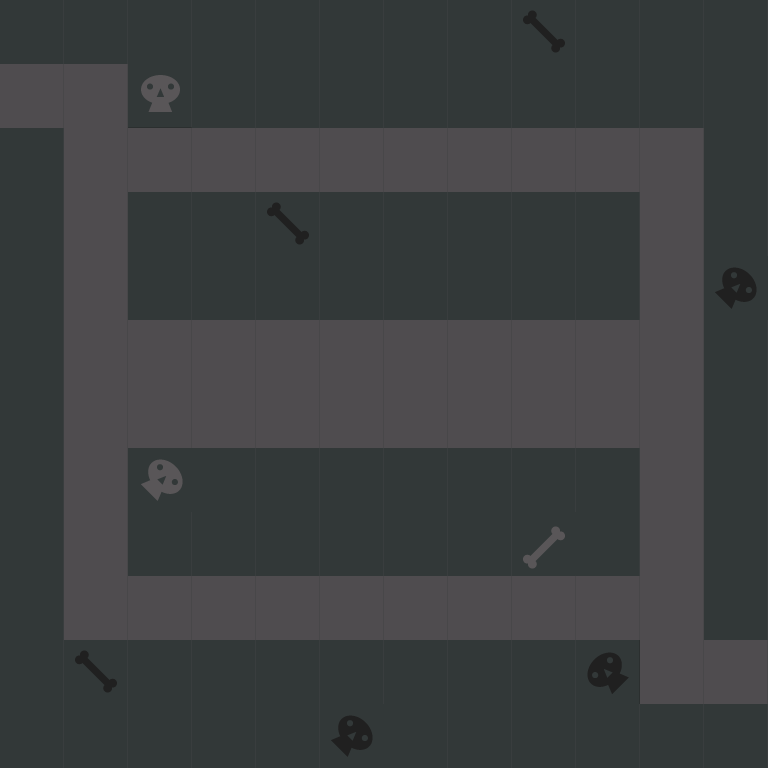

The image is a tile-based game level rendered from a .tmx file. Its description and complete source (layers, tilesets, objects, tile grids) follow:
An orthogonal 12x12 tile map with 64x64 px tiles, 1 tile layer (background) and 8 objects (3x 3, 3x 4, start, end).

<map version="1.0" orientation="orthogonal" renderorder="left-up" width="12" height="12" tilewidth="64" tileheight="64" nextobjectid="74">
 <tileset firstgid="1" name="new_tiled_set" tilewidth="64" tileheight="64" tilecount="132" columns="11">
  <image source="tiledsets/new_tiled_set.png" width="766" height="768" />
  <tile id="0">
   <properties>
    <property name="description" value="wall" />
   </properties>
  </tile>
  <tile id="1">
   <properties>
    <property name="description" value="wall" />
   </properties>
  </tile>
  <tile id="2">
   <properties>
    <property name="description" value="wall" />
   </properties>
  </tile>
  <tile id="3">
   <properties>
    <property name="description" value="wall" />
   </properties>
  </tile>
  <tile id="4">
   <properties>
    <property name="description" value="wall" />
   </properties>
  </tile>
  <tile id="5">
   <properties>
    <property name="description" value="wall" />
   </properties>
  </tile>
  <tile id="6">
   <properties>
    <property name="description" value="wall" />
   </properties>
  </tile>
  <tile id="7">
   <properties>
    <property name="description" value="wall" />
   </properties>
  </tile>
  <tile id="8">
   <properties>
    <property name="description" value="wall" />
   </properties>
  </tile>
  <tile id="9">
   <properties>
    <property name="description" value="wall" />
   </properties>
  </tile>
  <tile id="10">
   <properties>
    <property name="description" value="wall" />
   </properties>
  </tile>
  <tile id="11">
   <properties>
    <property name="description" value="ground" />
   </properties>
  </tile>
  <tile id="12">
   <properties>
    <property name="description" value="ground" />
   </properties>
  </tile>
  <tile id="13">
   <properties>
    <property name="description" value="ground" />
   </properties>
  </tile>
  <tile id="14">
   <properties>
    <property name="description" value="ground" />
   </properties>
  </tile>
  <tile id="15">
   <properties>
    <property name="description" value="wall" />
   </properties>
  </tile>
  <tile id="16">
   <properties>
    <property name="description" value="ground" />
   </properties>
  </tile>
  <tile id="17">
   <properties>
    <property name="description" value="ground" />
   </properties>
  </tile>
  <tile id="18">
   <properties>
    <property name="description" value="ground" />
   </properties>
  </tile>
  <tile id="19">
   <properties>
    <property name="description" value="ground" />
   </properties>
  </tile>
  <tile id="20">
   <properties>
    <property name="description" value="ground" />
   </properties>
  </tile>
  <tile id="21">
   <properties>
    <property name="description" value="wall" />
   </properties>
  </tile>
  <tile id="22">
   <properties>
    <property name="description" value="wall" />
   </properties>
  </tile>
  <tile id="23">
   <properties>
    <property name="description" value="ground" />
   </properties>
  </tile>
  <tile id="24">
   <properties>
    <property name="description" value="ground" />
   </properties>
  </tile>
  <tile id="25">
   <properties>
    <property name="description" value="ground" />
   </properties>
  </tile>
  <tile id="26">
   <properties>
    <property name="description" value="wall" />
   </properties>
  </tile>
  <tile id="27">
   <properties>
    <property name="description" value="ground" />
   </properties>
  </tile>
  <tile id="28">
   <properties>
    <property name="description" value="ground" />
   </properties>
  </tile>
  <tile id="29">
   <properties>
    <property name="description" value="ground" />
   </properties>
  </tile>
  <tile id="30">
   <properties>
    <property name="description" value="wall" />
   </properties>
  </tile>
  <tile id="31">
   <properties>
    <property name="description" value="ground" />
   </properties>
  </tile>
  <tile id="32">
   <properties>
    <property name="description" value="wall" />
   </properties>
  </tile>
  <tile id="33">
   <properties>
    <property name="description" value="wall" />
   </properties>
  </tile>
  <tile id="34">
   <properties>
    <property name="description" value="ground" />
   </properties>
  </tile>
  <tile id="35">
   <properties>
    <property name="description" value="ground" />
   </properties>
  </tile>
  <tile id="36">
   <properties>
    <property name="description" value="ground" />
   </properties>
  </tile>
  <tile id="37">
   <properties>
    <property name="description" value="wall" />
   </properties>
  </tile>
  <tile id="38">
   <properties>
    <property name="description" value="ground" />
   </properties>
  </tile>
  <tile id="39">
   <properties>
    <property name="description" value="ground" />
   </properties>
  </tile>
  <tile id="40">
   <properties>
    <property name="description" value="ground" />
   </properties>
  </tile>
  <tile id="41">
   <properties>
    <property name="description" value="wall" />
   </properties>
  </tile>
  <tile id="42">
   <properties>
    <property name="description" value="ground" />
   </properties>
  </tile>
  <tile id="43">
   <properties>
    <property name="description" value="wall" />
   </properties>
  </tile>
  <tile id="44">
   <properties>
    <property name="description" value="wall" />
   </properties>
  </tile>
  <tile id="45">
   <properties>
    <property name="description" value="ground" />
   </properties>
  </tile>
  <tile id="46">
   <properties>
    <property name="description" value="ground" />
   </properties>
  </tile>
  <tile id="47">
   <properties>
    <property name="description" value="ground" />
   </properties>
  </tile>
  <tile id="48">
   <properties>
    <property name="description" value="wall" />
   </properties>
  </tile>
  <tile id="49">
   <properties>
    <property name="description" value="ground" />
   </properties>
  </tile>
  <tile id="50">
   <properties>
    <property name="description" value="ground" />
   </properties>
  </tile>
  <tile id="51">
   <properties>
    <property name="description" value="ground" />
   </properties>
  </tile>
  <tile id="52">
   <properties>
    <property name="description" value="wall" />
   </properties>
  </tile>
  <tile id="53">
   <properties>
    <property name="description" value="ground" />
   </properties>
  </tile>
  <tile id="54">
   <properties>
    <property name="description" value="wall" />
   </properties>
  </tile>
  <tile id="55">
   <properties>
    <property name="description" value="wall" />
   </properties>
  </tile>
  <tile id="56">
   <properties>
    <property name="description" value="ground" />
   </properties>
  </tile>
  <tile id="57">
   <properties>
    <property name="description" value="ground" />
   </properties>
  </tile>
  <tile id="58">
   <properties>
    <property name="description" value="ground" />
   </properties>
  </tile>
  <tile id="59">
   <properties>
    <property name="description" value="wall" />
   </properties>
  </tile>
  <tile id="60">
   <properties>
    <property name="description" value="ground" />
   </properties>
  </tile>
  <tile id="61">
   <properties>
    <property name="description" value="ground" />
   </properties>
  </tile>
  <tile id="62">
   <properties>
    <property name="description" value="ground" />
   </properties>
  </tile>
  <tile id="63">
   <properties>
    <property name="description" value="wall" />
   </properties>
  </tile>
  <tile id="64">
   <properties>
    <property name="description" value="ground" />
   </properties>
  </tile>
  <tile id="65">
   <properties>
    <property name="description" value="wall" />
   </properties>
  </tile>
  <tile id="66">
   <properties>
    <property name="description" value="wall" />
   </properties>
  </tile>
  <tile id="67">
   <properties>
    <property name="description" value="ground" />
   </properties>
  </tile>
  <tile id="68">
   <properties>
    <property name="description" value="ground" />
   </properties>
  </tile>
  <tile id="69">
   <properties>
    <property name="description" value="ground" />
   </properties>
  </tile>
  <tile id="70">
   <properties>
    <property name="description" value="wall" />
   </properties>
  </tile>
  <tile id="71">
   <properties>
    <property name="description" value="ground" />
   </properties>
  </tile>
  <tile id="72">
   <properties>
    <property name="description" value="ground" />
   </properties>
  </tile>
  <tile id="73">
   <properties>
    <property name="description" value="ground" />
   </properties>
  </tile>
  <tile id="74">
   <properties>
    <property name="description" value="wall" />
   </properties>
  </tile>
  <tile id="75">
   <properties>
    <property name="description" value="ground" />
   </properties>
  </tile>
  <tile id="76">
   <properties>
    <property name="description" value="wall" />
   </properties>
  </tile>
  <tile id="77">
   <properties>
    <property name="description" value="wall" />
   </properties>
  </tile>
  <tile id="78">
   <properties>
    <property name="description" value="ground" />
   </properties>
  </tile>
  <tile id="79">
   <properties>
    <property name="description" value="ground" />
   </properties>
  </tile>
  <tile id="80">
   <properties>
    <property name="description" value="ground" />
   </properties>
  </tile>
  <tile id="81">
   <properties>
    <property name="description" value="wall" />
   </properties>
  </tile>
  <tile id="82">
   <properties>
    <property name="description" value="ground" />
   </properties>
  </tile>
  <tile id="83">
   <properties>
    <property name="description" value="ground" />
   </properties>
  </tile>
  <tile id="84">
   <properties>
    <property name="description" value="ground" />
   </properties>
  </tile>
  <tile id="85">
   <properties>
    <property name="description" value="wall" />
   </properties>
  </tile>
  <tile id="86">
   <properties>
    <property name="description" value="ground" />
   </properties>
  </tile>
  <tile id="87">
   <properties>
    <property name="description" value="wall" />
   </properties>
  </tile>
  <tile id="88">
   <properties>
    <property name="description" value="wall" />
   </properties>
  </tile>
  <tile id="89">
   <properties>
    <property name="description" value="ground" />
   </properties>
  </tile>
  <tile id="90">
   <properties>
    <property name="description" value="ground" />
   </properties>
  </tile>
  <tile id="91">
   <properties>
    <property name="description" value="ground" />
   </properties>
  </tile>
  <tile id="92">
   <properties>
    <property name="description" value="wall" />
   </properties>
  </tile>
  <tile id="93">
   <properties>
    <property name="description" value="ground" />
   </properties>
  </tile>
  <tile id="94">
   <properties>
    <property name="description" value="ground" />
   </properties>
  </tile>
  <tile id="95">
   <properties>
    <property name="description" value="ground" />
   </properties>
  </tile>
  <tile id="96">
   <properties>
    <property name="description" value="wall" />
   </properties>
  </tile>
  <tile id="97">
   <properties>
    <property name="description" value="ground" />
   </properties>
  </tile>
  <tile id="98">
   <properties>
    <property name="description" value="wall" />
   </properties>
  </tile>
  <tile id="99">
   <properties>
    <property name="description" value="wall" />
   </properties>
  </tile>
  <tile id="100">
   <properties>
    <property name="description" value="ground" />
   </properties>
  </tile>
  <tile id="101">
   <properties>
    <property name="description" value="ground" />
   </properties>
  </tile>
  <tile id="102">
   <properties>
    <property name="description" value="ground" />
   </properties>
  </tile>
  <tile id="103">
   <properties>
    <property name="description" value="wall" />
   </properties>
  </tile>
  <tile id="104">
   <properties>
    <property name="description" value="ground" />
   </properties>
  </tile>
  <tile id="105">
   <properties>
    <property name="description" value="ground" />
   </properties>
  </tile>
  <tile id="106">
   <properties>
    <property name="description" value="ground" />
   </properties>
  </tile>
  <tile id="107">
   <properties>
    <property name="description" value="wall" />
   </properties>
  </tile>
  <tile id="108">
   <properties>
    <property name="description" value="ground" />
   </properties>
  </tile>
  <tile id="109">
   <properties>
    <property name="description" value="wall" />
   </properties>
  </tile>
  <tile id="110">
   <properties>
    <property name="description" value="wall" />
   </properties>
  </tile>
  <tile id="111">
   <properties>
    <property name="description" value="ground" />
   </properties>
  </tile>
  <tile id="112">
   <properties>
    <property name="description" value="ground" />
   </properties>
  </tile>
  <tile id="113">
   <properties>
    <property name="description" value="ground" />
   </properties>
  </tile>
  <tile id="114">
   <properties>
    <property name="description" value="ground" />
   </properties>
  </tile>
  <tile id="115">
   <properties>
    <property name="description" value="ground" />
   </properties>
  </tile>
  <tile id="116">
   <properties>
    <property name="description" value="ground" />
   </properties>
  </tile>
  <tile id="117">
   <properties>
    <property name="description" value="ground" />
   </properties>
  </tile>
  <tile id="118">
   <properties>
    <property name="description" value="wall" />
   </properties>
  </tile>
  <tile id="119">
   <properties>
    <property name="description" value="ground" />
   </properties>
  </tile>
  <tile id="120">
   <properties>
    <property name="description" value="ground" />
   </properties>
  </tile>
  <tile id="121">
   <properties>
    <property name="description" value="wall" />
   </properties>
  </tile>
  <tile id="122">
   <properties>
    <property name="description" value="wall" />
   </properties>
  </tile>
  <tile id="123">
   <properties>
    <property name="description" value="wall" />
   </properties>
  </tile>
  <tile id="124">
   <properties>
    <property name="description" value="wall" />
   </properties>
  </tile>
  <tile id="125">
   <properties>
    <property name="description" value="wall" />
   </properties>
  </tile>
  <tile id="126">
   <properties>
    <property name="description" value="wall" />
   </properties>
  </tile>
  <tile id="127">
   <properties>
    <property name="description" value="wall" />
   </properties>
  </tile>
  <tile id="128">
   <properties>
    <property name="description" value="wall" />
   </properties>
  </tile>
  <tile id="129">
   <properties>
    <property name="description" value="wall" />
   </properties>
  </tile>
  <tile id="130">
   <properties>
    <property name="description" value="wall" />
   </properties>
  </tile>
  <tile id="131">
   <properties>
    <property name="description" value="wall" />
   </properties>
  </tile>
 </tileset>
 <layer name="background" width="12" height="12">
  <data>
   <tile gid="16" />
   <tile gid="16" />
   <tile gid="16" />
   <tile gid="16" />
   <tile gid="16" />
   <tile gid="16" />
   <tile gid="16" />
   <tile gid="16" />
   <tile gid="71" />
   <tile gid="16" />
   <tile gid="16" />
   <tile gid="16" />
   <tile gid="15" />
   <tile gid="15" />
   <tile gid="104" />
   <tile gid="16" />
   <tile gid="16" />
   <tile gid="16" />
   <tile gid="16" />
   <tile gid="16" />
   <tile gid="16" />
   <tile gid="16" />
   <tile gid="16" />
   <tile gid="16" />
   <tile gid="16" />
   <tile gid="15" />
   <tile gid="15" />
   <tile gid="15" />
   <tile gid="15" />
   <tile gid="15" />
   <tile gid="15" />
   <tile gid="15" />
   <tile gid="15" />
   <tile gid="15" />
   <tile gid="15" />
   <tile gid="16" />
   <tile gid="16" />
   <tile gid="15" />
   <tile gid="16" />
   <tile gid="16" />
   <tile gid="71" />
   <tile gid="16" />
   <tile gid="16" />
   <tile gid="16" />
   <tile gid="16" />
   <tile gid="16" />
   <tile gid="15" />
   <tile gid="16" />
   <tile gid="16" />
   <tile gid="15" />
   <tile gid="16" />
   <tile gid="16" />
   <tile gid="16" />
   <tile gid="16" />
   <tile gid="16" />
   <tile gid="16" />
   <tile gid="16" />
   <tile gid="16" />
   <tile gid="15" />
   <tile gid="88" />
   <tile gid="16" />
   <tile gid="15" />
   <tile gid="15" />
   <tile gid="15" />
   <tile gid="15" />
   <tile gid="15" />
   <tile gid="15" />
   <tile gid="15" />
   <tile gid="15" />
   <tile gid="15" />
   <tile gid="15" />
   <tile gid="16" />
   <tile gid="16" />
   <tile gid="15" />
   <tile gid="15" />
   <tile gid="15" />
   <tile gid="15" />
   <tile gid="15" />
   <tile gid="15" />
   <tile gid="15" />
   <tile gid="15" />
   <tile gid="15" />
   <tile gid="15" />
   <tile gid="16" />
   <tile gid="16" />
   <tile gid="15" />
   <tile gid="130" />
   <tile gid="16" />
   <tile gid="16" />
   <tile gid="16" />
   <tile gid="16" />
   <tile gid="16" />
   <tile gid="16" />
   <tile gid="16" />
   <tile gid="15" />
   <tile gid="16" />
   <tile gid="16" />
   <tile gid="15" />
   <tile gid="16" />
   <tile gid="16" />
   <tile gid="16" />
   <tile gid="16" />
   <tile gid="16" />
   <tile gid="16" />
   <tile gid="5" />
   <tile gid="16" />
   <tile gid="15" />
   <tile gid="16" />
   <tile gid="16" />
   <tile gid="15" />
   <tile gid="15" />
   <tile gid="15" />
   <tile gid="15" />
   <tile gid="15" />
   <tile gid="15" />
   <tile gid="15" />
   <tile gid="15" />
   <tile gid="15" />
   <tile gid="15" />
   <tile gid="16" />
   <tile gid="16" />
   <tile gid="71" />
   <tile gid="16" />
   <tile gid="16" />
   <tile gid="16" />
   <tile gid="16" />
   <tile gid="16" />
   <tile gid="16" />
   <tile gid="16" />
   <tile gid="53" />
   <tile gid="15" />
   <tile gid="15" />
   <tile gid="16" />
   <tile gid="16" />
   <tile gid="16" />
   <tile gid="16" />
   <tile gid="16" />
   <tile gid="88" />
   <tile gid="16" />
   <tile gid="16" />
   <tile gid="16" />
   <tile gid="16" />
   <tile gid="16" />
   <tile gid="16" />
  </data>
 </layer>
 <objectgroup name="Enemies">
  <object id="62" type="3" x="334.667" y="144" width="32" height="32">
   <properties>
    <property name="speed" type="float" value="1.3999999999999999" />
    <property name="start_direction" type="int" value="4" />
   </properties>
   <ellipse />
  </object>
  <object id="69" type="4" x="589.333" y="593.333" width="32" height="32">
   <properties>
    <property name="speed" type="float" value="1.3999999999999999" />
    <property name="start_direction" type="int" value="4" />
   </properties>
   <ellipse />
  </object>
  <object id="70" type="3" x="142.667" y="336" width="32" height="32">
   <properties>
    <property name="speed" type="float" value="1.3999999999999999" />
    <property name="start_direction" type="int" value="3" />
   </properties>
   <ellipse />
  </object>
  <object id="71" type="3" x="656" y="337.333" width="32" height="32">
   <properties>
    <property name="speed" type="float" value="1.3999999999999999" />
    <property name="start_direction" type="int" value="3" />
   </properties>
   <ellipse />
  </object>
  <object id="72" type="4" x="78.6667" y="594.667" width="32" height="32">
   <properties>
    <property name="speed" type="float" value="1.3999999999999999" />
    <property name="start_direction" type="int" value="4" />
   </properties>
   <ellipse />
  </object>
  <object id="73" type="4" x="400" y="400" width="32" height="32">
   <properties>
    <property name="speed" type="float" value="1.3999999999999999" />
    <property name="start_direction" type="int" value="3" />
   </properties>
   <ellipse />
  </object>
 </objectgroup>
 <objectgroup name="Player">
  <object id="60" name="start" x="0" y="64" width="64" height="64">
   <properties>
    <property name="description" value="start" />
   </properties>
  </object>
  <object id="61" name="end" x="704" y="640" width="64" height="64">
   <properties>
    <property name="description" value="end" />
   </properties>
  </object>
 </objectgroup>
</map>
